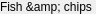
<?xml version="1.0" encoding="UTF-8"?>
<!-- SPDX-License-Identifier: MIT -->
<ui stdSetDef="0" stdsetdef="1" connectslotsbyname="false" idbasedtr="false" displayname="Odd order" language="c++" version="4.0">
 <class>OddOrder</class>
 <widget native="false" name="OddOrder" class="QLabel">
  <property stdset="1" name="text">
   <string id="odd.text" extracomment="order" comment="ctx" notr="true">Fish &amp; chips &lt;today&gt;</string>
  </property>
 </widget>
</ui>
